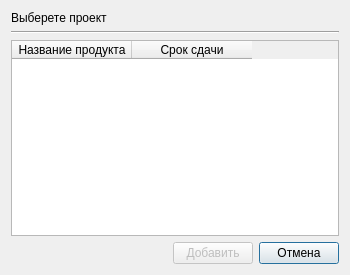
<?xml version="1.0" encoding="UTF-8"?>
<ui version="4.0">
 <class>add_inproject_dialog</class>
 <widget class="QDialog" name="add_inproject_dialog">
  <property name="windowModality">
   <enum>Qt::NonModal</enum>
  </property>
  <property name="geometry">
   <rect>
    <x>0</x>
    <y>0</y>
    <width>350</width>
    <height>275</height>
   </rect>
  </property>
  <property name="minimumSize">
   <size>
    <width>350</width>
    <height>275</height>
   </size>
  </property>
  <property name="maximumSize">
   <size>
    <width>350</width>
    <height>275</height>
   </size>
  </property>
  <property name="windowTitle">
   <string>Добавление прользователя в проект</string>
  </property>
  <property name="windowIcon">
   <iconset>
    <normaloff>icons/title.png</normaloff>icons/title.png</iconset>
  </property>
  <layout class="QGridLayout" name="gridLayout">
   <item row="0" column="0" colspan="3">
    <widget class="QLabel" name="label_dialog_inpoject">
     <property name="text">
      <string>Выберете проект</string>
     </property>
    </widget>
   </item>
   <item row="3" column="0">
    <spacer name="horizontalSpacer">
     <property name="orientation">
      <enum>Qt::Horizontal</enum>
     </property>
     <property name="sizeHint" stdset="0">
      <size>
       <width>40</width>
       <height>20</height>
      </size>
     </property>
    </spacer>
   </item>
   <item row="3" column="2">
    <widget class="QPushButton" name="cancel_button">
     <property name="sizePolicy">
      <sizepolicy hsizetype="Minimum" vsizetype="Fixed">
       <horstretch>0</horstretch>
       <verstretch>0</verstretch>
      </sizepolicy>
     </property>
     <property name="text">
      <string>Отмена</string>
     </property>
    </widget>
   </item>
   <item row="3" column="1">
    <widget class="QPushButton" name="add_button">
     <property name="enabled">
      <bool>false</bool>
     </property>
     <property name="text">
      <string>Добавить</string>
     </property>
    </widget>
   </item>
   <item row="1" column="0" colspan="3">
    <widget class="Line" name="line">
     <property name="orientation">
      <enum>Qt::Horizontal</enum>
     </property>
    </widget>
   </item>
   <item row="2" column="0" colspan="3">
    <widget class="QTableWidget" name="table_projects">
     <property name="editTriggers">
      <set>QAbstractItemView::NoEditTriggers</set>
     </property>
     <property name="selectionMode">
      <enum>QAbstractItemView::SingleSelection</enum>
     </property>
     <property name="selectionBehavior">
      <enum>QAbstractItemView::SelectRows</enum>
     </property>
     <attribute name="horizontalHeaderDefaultSectionSize">
      <number>120</number>
     </attribute>
     <column>
      <property name="text">
       <string>Название продукта</string>
      </property>
     </column>
     <column>
      <property name="text">
       <string>Срок сдачи</string>
      </property>
     </column>
    </widget>
   </item>
  </layout>
 </widget>
 <tabstops>
  <tabstop>table_projects</tabstop>
  <tabstop>add_button</tabstop>
  <tabstop>cancel_button</tabstop>
 </tabstops>
 <resources/>
 <connections/>
</ui>
